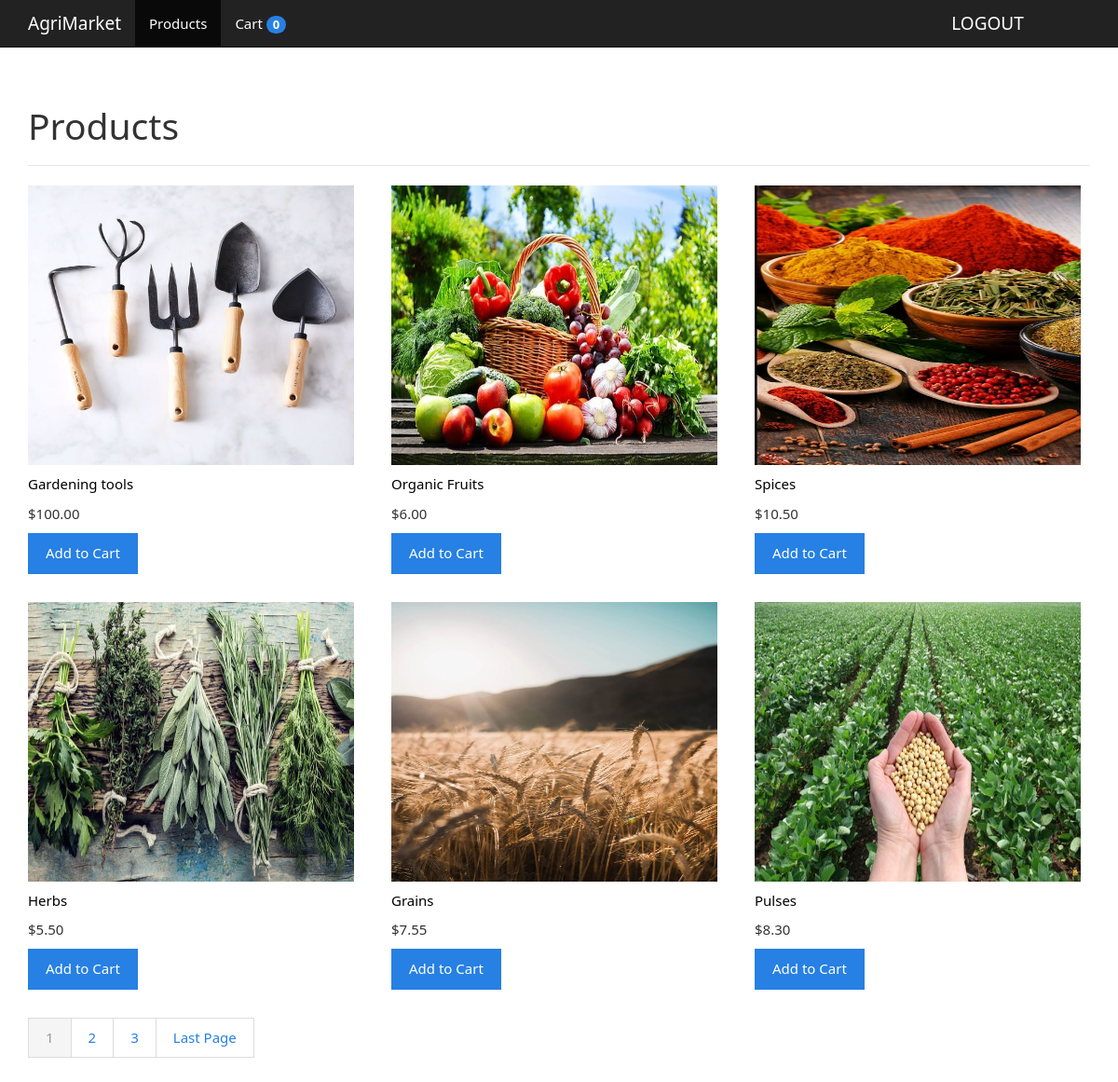
/products.php, run on the app's committed database.
### tables this page shows
CREATE TABLE `product_images` (
  `id` int(11) NOT NULL,
  `product_id` int(11) NOT NULL,
  `name` varchar(512) NOT NULL,
  `created` datetime NOT NULL,
  `modified` timestamp NOT NULL DEFAULT current_timestamp() ON UPDATE current_timestamp()
);

CREATE TABLE `products` (
  `id` int(11) NOT NULL,
  `name` varchar(512) NOT NULL,
  `description` text NOT NULL,
  `price` decimal(10,2) NOT NULL,
  `created` datetime NOT NULL,
  `modified` timestamp NOT NULL DEFAULT current_timestamp()
);

### objects/cart_item.php (called while the page is built, shortened)
<?php
class CartItem{
      private $conn;
      private $table_name = "cart_items";
      public $product_id;
      public $user_id;
      public function __construct($db){
        $this->conn = $db;
      }
      public function exists(){
        $query = "SELECT count(*) FROM " . $this->table_name . " WHERE product_id=:product_id AND user_id=:user_id";
        $stmt = $this->conn->prepare($query);
        $this->product_id=htmlspecialchars(strip_tags($this->product_id));
        $this->user_id=htmlspecialchars(strip_tags($this->user_id));
        $stmt->bindParam(":product_id", $this->product_id);
        $stmt->bindParam(":user_id", $this->user_id);
        $stmt->execute();
        $rows = $stmt->fetch(PDO::FETCH_NUM);
        return false;
      }
      public function count(){
        $query = "SELECT count(*) FROM " . $this->table_name . " WHERE user_id=:user_id";
        $stmt = $this->conn->prepare($query);
        $this->user_id = htmlspecialchars(strip_tags($this->user_id));
        $stmt->bindParam(":user_id", $this->user_id);
        $stmt->execute();
        $rows = $stmt->fetch(PDO::FETCH_NUM);
        return $rows[0];
      }
}
?>

### objects/product.php (called while the page is built, shortened)
<?php
class Product{
      private $conn;
      private $table_name="products";
      public function __construct($db){
        $this->conn = $db;
      }
      function read($from_record_num, $records_per_page){
        $query = "SELECT
                    id, name, description, price
                FROM
                    " . $this->table_name . "
                ORDER BY
                    created ASC
                LIMIT
                    ?, ?";
          $stmt = $this->conn->prepare($query);
          $stmt->bindParam(1, $from_record_num, PDO::PARAM_INT);
          $stmt->bindParam(2, $records_per_page, PDO::PARAM_INT);
          $stmt->execute();
          return $stmt;
      }
      public function count(){
        $query = "SELECT count(*) FROM " . $this->table_name;
        $stmt = $this->conn->prepare($query);
        $stmt->execute();
        $rows = $stmt->fetch(PDO::FETCH_NUM);
        return $rows[0];
      }
}
?>

### objects/product_image.php (called while the page is built, shortened)
<?php
class ProductImage{
      private $conn;
      private $table_name = "product_images";
      public $id;
      public $product_id;
      public function __construct($db){
          $this->conn = $db;
      }
      function readFirst(){
        $query = "SELECT id, product_id, name
                FROM " . $this->table_name . "
                WHERE product_id = ?
                ORDER BY id ASC
                LIMIT 0, 1";
        $stmt = $this->conn->prepare($query);
        $this->id=htmlspecialchars(strip_tags($this->id));
        $stmt->bindParam(1, $this->product_id);
        $stmt->execute();
        return $stmt;
      }
}

### read_products_template.php (the view, shortened to what this page needs)
<?php
    while($row = $stmt->fetch(PDO::FETCH_ASSOC)){
      extract($row);
      echo "<div class='col-md-4 m-b-20px'>";
            echo "<a href='product.php?id={$id}' class='product-link'>";
                $product_image->product_id=$id;
                $stmt_product_image=$product_image->readFirst();
                while ($row_product_image = $stmt_product_image->fetch(PDO::FETCH_ASSOC)){
                    echo "<div class='m-b-10px'>";
                        echo "<img src='uploads/images/{$row_product_image['name']}' class='w-100-pct' />";
                    echo "</div>";
                }
                echo "<div class='product-name m-b-10px'>{$name}</div>";
            echo "</a>";
            echo "<div class='m-b-10px'>";
                echo "&#36;" . number_format($price, 2, '.', ',');
            echo "</div>";
            echo "<div class='m-b-10px'>";
                $cart_item->user_id=1;
                $cart_item->product_id=$id;
                if($cart_item->exists()){
                    echo "<a href='cart.php' class='btn btn-success w-1-pct'>";
                        echo "Update Cart";
                    echo "</a>";
                }else{
                    echo "<a href='add_to_cart.php?id={$id}&page={$page}' class='btn btn-primary w-1-pct'>Add to Cart</a>";
                }
            echo "</div>";
      echo "</div>";
    }
include_once "pagination.php";
?>

### layout_head.php (shortened to what this page needs)
<!DOCTYPE html>
<html lang="en">
  <head>
    <link href="libs/css/bootstrap.min.css" rel="stylesheet" media="screen">
    <link href="libs/css/user.css" rel="stylesheet" media="screen">
  </head>
  <body>
        <?php include 'navigation.php'; ?>
        <div class="container">
            <div class="row">
                <div class="col-md-12">
                    <div class="page-header">
                        <h1><?php echo isset($page_title) ? $page_title : "Processing"; ?></h1>
                    </div>
                </div>

### navigation.php (shortened to what this page needs)
<div class="navbar navbar-default navbar-static-top" role="navigation">
    <div class="container">
        <div class="navbar-header">
            <a class="navbar-brand" href="products.php">AgriMarket</a>
        </div>
        <div class="navbar-collapse collapse">
            <ul class="nav navbar-nav">
                <li <?php echo strpos($page_title, "Product")!==false ? "class='active'" : ""; ?>>
                    <a href="products.php">Products</a>
                </li>
                <li <?php echo $page_title=="Cart" ? "class='active'" : ""; ?> >
                    <a href="cart.php">
                      <?php
                              $cart_item = new CartItem($db);
                              $cart_item->user_id=1;
                              $cart_count = $cart_item->count();
                          ?>
                          Cart <span class="badge" id="comparison-count"><?php echo $cart_count ?></span>
                    </a>
                </li>
            </ul>
            <a class="navbar-brand" href="index.html" style="margin-left: 60%;">LOGOUT</a>
        </div>
    </div>
</div>

### products.php (shortened to what this page needs)
<?php
      include_once "objects/product.php";
      include_once "objects/product_image.php";
      include_once "objects/cart_item.php";
      $database = new Database();
      $db = $database->getConnection();
      $page_title="Products";
      include 'layout_head.php';
      $product = new Product($db);
      $product_image = new ProductImage($db);
      $cart_item = new CartItem($db);
      $page = isset($_GET['page']) ? $_GET['page'] : 1;
      $records_per_page = 6;
      $from_record_num = ($records_per_page * $page) - $records_per_page;
      $stmt = $product->read($from_record_num, $records_per_page);
      $num = $stmt->rowCount();
      if($num > 0){
        $page_url = "products.php";
        $total_rows = $product->count();
        include_once "read_products_template.php";
      }else{
        echo "<div class='col-md-12'>";
          echo "<div class='alert alert-danger'>No products found.</div>";
        echo "</div>";
      }
      include 'layout_foot.php';
?>

### pagination.php (shortened to what this page needs)
<?php
    echo "<div class='col-md-12'>";
        echo "<ul class='pagination m-b-20px m-t-0px'>";
        $total_pages = ceil($total_rows / $records_per_page);
        $range = 2;
        $initial_num = $page - $range;
        $condition_limit_num = ($page + $range)  + 1;
        for ($x=$initial_num; $x<$condition_limit_num; $x++) {
            if (($x > 0) && ($x <= $total_pages)) {
                if ($x == $page) {
                    echo "<li class='active'><a href=\"#\">$x <span class=\"sr-only\">(current)</span></a></li>";
                }else {
                    echo "<li><a href='{$page_url}?page=$x'>$x</a></li>";
                }
            }
        }
        if($page<$total_pages){
            echo "<li>";
                echo "<a href='" . $page_url . "?page={$total_pages}' title='Last page is {$total_pages}.'>";
                    echo "Last Page";
                echo "</a>";
            echo "</li>";
        }
        echo "</ul>";
    echo "</div>";
?>

### layout_foot.php (shortened to what this page needs)
            </div>
        </div>
</body>
</html>

### libs/css/user.css (style rules this page uses)
.w-100-pct { width:350px; height:300px; }
.m-t-0px { margin-top:0px; }
.m-b-10px { margin-bottom:10px; }
.m-b-20px { margin-bottom:20px; }
.product-link { color:#000000; }

### data on the page
products: name "Gardening tools", price "100.00"
product_images: name (picture)
products: name "Organic Fruits", price "6.00"
product_images: name (picture)
products: name "Spices", price "10.50"
product_images: name (picture)
products: name "Herbs", price "5.50"
product_images: name (picture)
products: name "Grains", price "7.55"
product_images: name (picture)
products: name "Pulses", price "8.30"
product_images: name (picture)

### other printed values
$cart_count "0"
$page_title "Products"
